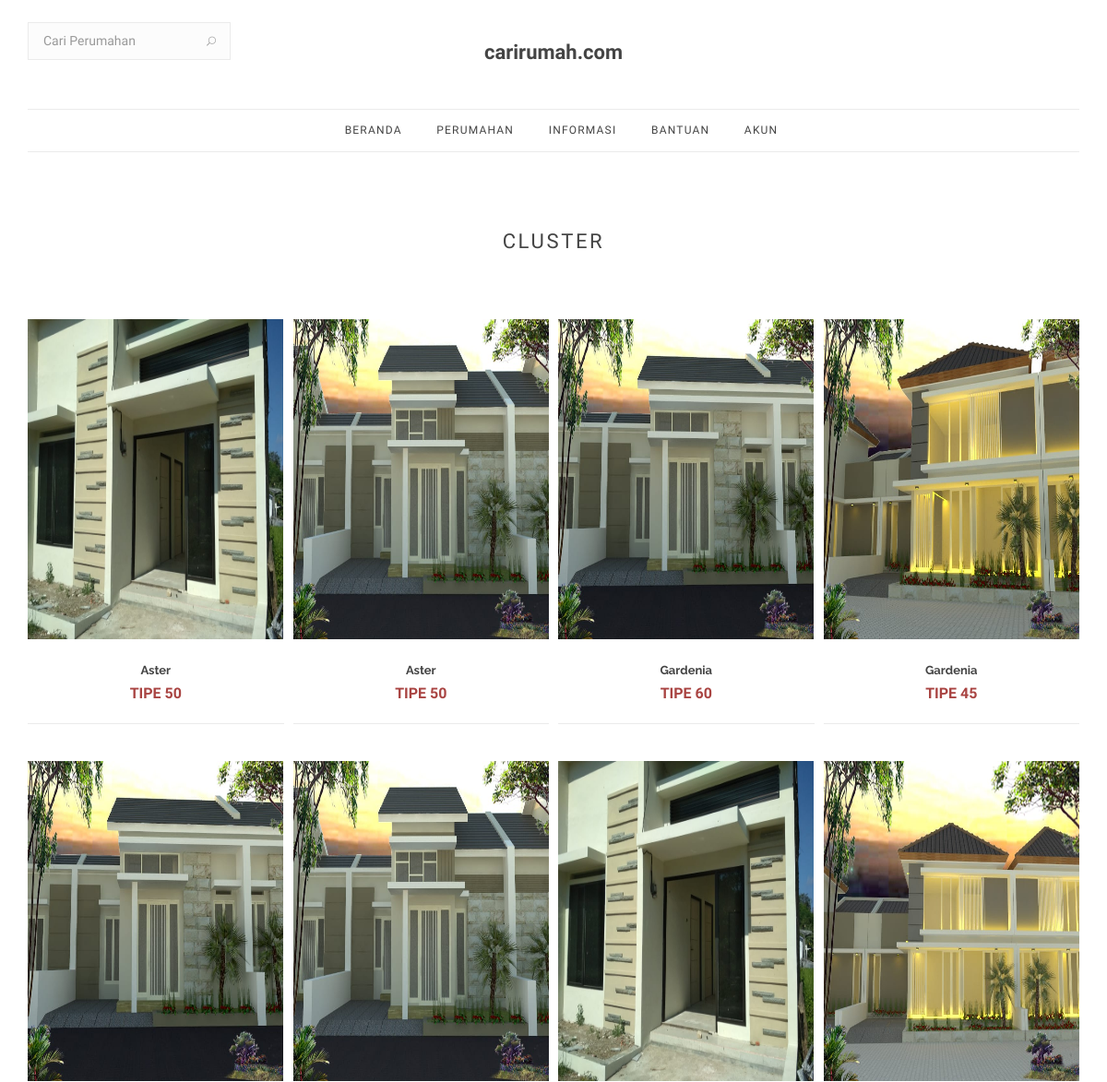
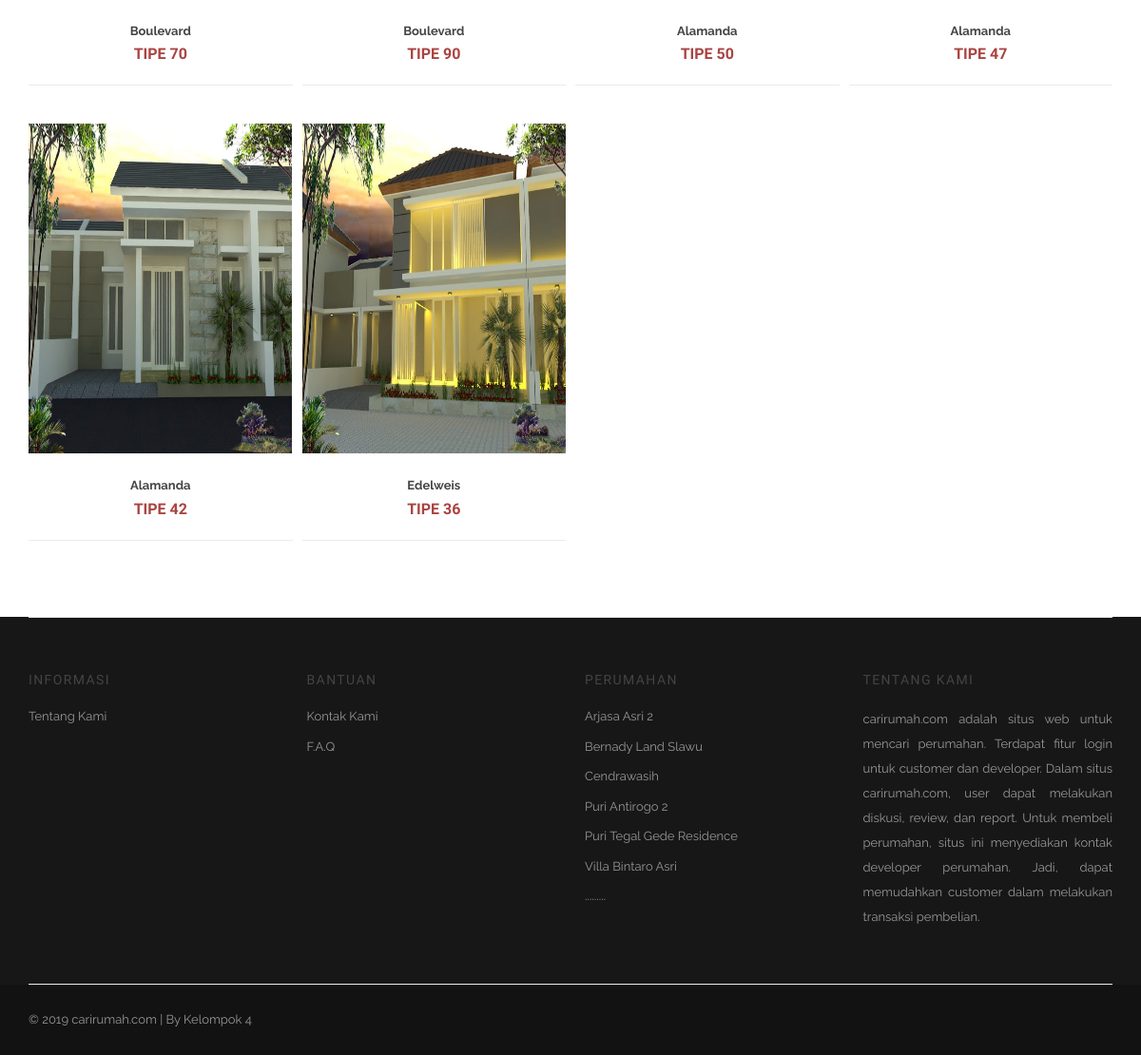
Page /home/index.php?p=dashboard/dashboard&KD_PERUM=6 on the committed database (2 pictures, top to bottom).
### tables this page shows
CREATE TABLE `cluster` (
  `KD_CLUSTER` int(4) NOT NULL,
  `KD_PERUM` int(4) NOT NULL,
  `NAMA_CLUSTER` varchar(100) DEFAULT NULL,
  `TIPE` int(4) DEFAULT NULL,
  `LUAS_TANAH` int(4) DEFAULT NULL,
  `STOK` int(4) DEFAULT NULL,
  `HARGA` bigint(20) DEFAULT NULL,
  `FASILITAS` varchar(1000) DEFAULT NULL,
  `GAMBAR` varchar(100) DEFAULT NULL,
  `GAMBAR1` varchar(100) DEFAULT NULL,
  `GAMBAR2` varchar(100) DEFAULT NULL
);

CREATE TABLE `perum` (
  `KD_PERUM` int(4) NOT NULL,
  `KD_PT` int(4) NOT NULL,
  `NAMA_PERUM` varchar(100) DEFAULT NULL,
  `LOKASI` varchar(100) DEFAULT NULL,
  `GAMBAR_PERUM` varchar(100) DEFAULT NULL
);

### home/pages/dashboard/dashboard.php (the view, shortened to what this page needs)
<?php
  if(!isset($_GET['cari'])){
    $KD_PERUM = $_GET['KD_PERUM'];
    $new = "SELECT perum.KD_PERUM, perum.NAMA_PERUM, perum.LOKASI, cluster.KD_CLUSTER, cluster.NAMA_CLUSTER, cluster.TIPE, cluster.STOK, cluster.HARGA, cluster.FASILITAS, cluster.GAMBAR
    FROM cluster
    INNER JOIN perum
    ON cluster.KD_PERUM=perum.KD_PERUM
    WHERE perum.KD_PERUM='$KD_PERUM'";
    $rsNew = mysqli_query($konek, $new);
?>
    <section class="section-wrap new-arrivals pb-40">
      <div class="container">
        <div class="row heading-row">
          <div class="col-md-12 text-center">
            <h2 class="heading uppercase"><small>CLUSTER</small></h2>
          </div>
        </div>
        <div class="row row-10">
          <?php while($row=mysqli_fetch_assoc($rsNew)){ ?>
            <div class="col-md-3 col-xs-12 animated-from-left">
              <div class="product-item">
                <div class="product-img">
                  <a href="#">
                    <img src="img/<?php echo $row['GAMBAR']; ?>" alt="" style="height:347px; width:277px;">
                  </a>
                </div>
                <div class="product-details">
                  <h3>
                    <a class="product-title" href="?p=bukudetail/buku_detail&KD_CLUSTER=<?php echo $row['KD_CLUSTER']; ?>"><b><?php echo substr($row['NAMA_CLUSTER'], 0, 35); if(strlen($row['NAMA_CLUSTER'])>35) echo  "..." ?></b></a>
                  </h3>
                  <span class="price">
                    <ins>
                      <span class="ammount text-danger">
                        <?php
                          $harga = number_format($row['TIPE']);
                          echo " TIPE ".$harga;
                        ?>
                      </span>
                    </ins>
                  </span>
                </div>
              </div>
            </div>
          <?php } ?>
        </div>
      </div>
    </section>
  <?php } ?>

### home/inc/footer.php (shortened to what this page needs)
<?php
  $katfoot="SELECT * FROM perum ORDER BY NAMA_PERUM LIMIT 6";
  $rsKatFoot=mysqli_query($konek, $katfoot);
?>
    <footer class="footer footer-type-1 bg-dark">
      <div class="container">
        <div class="footer-widgets top-bottom-dividers pb-mdm-20">
          <div class="row">
            <div class="col-md-3 col-sm-4 col-xs-4 col-xxs-12">
              <div class="widget footer-links">
                <h5 class="widget-title uppercase">Informasi</h5>
                <ul class="list-no-dividers">
                  <li><a href="?p=about">Tentang Kami</a></li>
                </ul>
              </div>
            </div>
            <div class="col-md-3 col-sm-4 col-xs-4 col-xxs-12">
              <div class="widget footer-links">
                <h5 class="widget-title uppercase">Bantuan</h5>
                <ul class="list-no-dividers">
                  <li><a href="?p=contact">Kontak Kami</a></li>
                  <li><a href="?p=faq">F.A.Q</a></li>
                </ul>
              </div>
            </div>
            <div class="col-md-3 col-sm-4 col-xs-4 col-xxs-12">
              <div class="widget footer-links">
                <h5 class="widget-title uppercase">Perumahan</h5>
                <ul class="list-no-dividers">
                  <?php while($row=mysqli_fetch_assoc($rsKatFoot)){ ?>
                    <li><a href="?p=buku&KD_PERUM=<?php echo $row['KD_PERUM']; ?>&halaman=1"><?php echo $row['NAMA_PERUM']; ?></a></li>
                  <?php } ?>
                  <li>.........</li>
                </ul>
              </div>
            </div>
            <div align="justify" class="col-md-3 col-sm-6 col-xs-12">
              <div class="widget">
                <h5 class="widget-title uppercase">tentang kami</h5>
                <p class="mb-0">
                carirumah.com adalah situs web untuk mencari perumahan. Terdapat fitur login untuk customer dan developer. Dalam situs carirumah.com, user dapat melakukan diskusi, review, dan report. Untuk membeli perumahan, situs ini menyediakan kontak developer perumahan. Jadi, dapat memudahkan customer dalam melakukan transaksi pembelian.
                </p>
              </div>
            </div>
          </div>
        </div>
      </div>
      <div class="bottom-footer bg-dark">
        <div class="container">
          <div class="row">
            <div class="col-sm-4 copyright sm-text-center">
              <span>
                &copy; 2019 carirumah.com | By Kelompok 4
              </span>
            </div>
            <div class="col-sm-4 text-center">
            </div>
          </div>
        </div>
      </div>
    </footer>

### rows in the picture
cluster: GAMBAR (picture), NAMA_CLUSTER "Aster", TIPE "50"
cluster: GAMBAR (picture), NAMA_CLUSTER "Aster", TIPE "50"
cluster: GAMBAR (picture), NAMA_CLUSTER "Gardenia", TIPE "60"
cluster: GAMBAR (picture), NAMA_CLUSTER "Gardenia", TIPE "45"
cluster: GAMBAR (picture), NAMA_CLUSTER "Boulevard", TIPE "70"
cluster: GAMBAR (picture), NAMA_CLUSTER "Boulevard", TIPE "90"
cluster: GAMBAR (picture), NAMA_CLUSTER "Alamanda", TIPE "50"
cluster: GAMBAR (picture), NAMA_CLUSTER "Alamanda", TIPE "47"
cluster: GAMBAR (picture), NAMA_CLUSTER "Alamanda", TIPE "42"
cluster: GAMBAR (picture), NAMA_CLUSTER "Edelweis", TIPE "36"
perum: NAMA_PERUM "Arjasa Asri 2"
perum: NAMA_PERUM "Bernady Land Slawu"
perum: NAMA_PERUM "Cendrawasih"
perum: NAMA_PERUM "Puri Antirogo 2"
perum: NAMA_PERUM "Puri Tegal Gede Residence"
perum: NAMA_PERUM "Villa Bintaro Asri"
